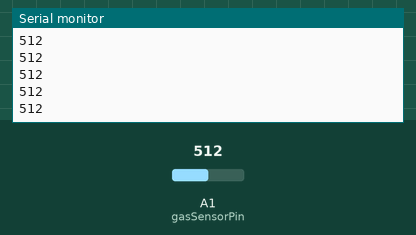
This sketch was run on a simulated Arduino Uno, built with avr-gcc and run on an emulated ATmega328P. Shown: the last lines printed to the serial monitor. The inputs (shaded band) are chosen by the test bench; at power-on: A1 (gasSensorPin) = 512.

Above: at 1.2 s.
1.3 s: A1 (gasSensorPin) set to 716
At 1.56 s:
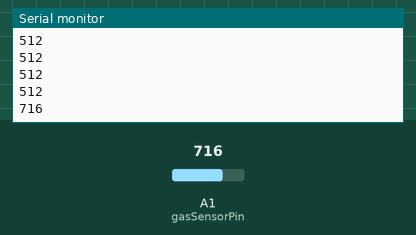
2.8 s: A1 (gasSensorPin) set to 900
At 2.96 s:
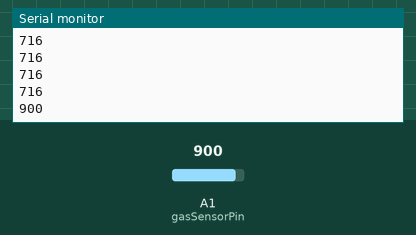
Timing chart, 0 to 5.8 s (numbered marks = the images above; inputs shaded):
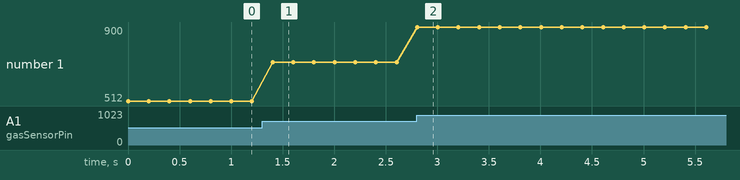

Measured:
- after the input at 1.3 s, the serial monitor: prints a new line after 0.10 s (image 1)
- after the input at 2.8 s, the serial monitor: prints a new line at once (image 2)
- plotted number 1: 512 → 716 after the input at 1.3 s, 716 → 900 after the input at 2.8 s

The sketch:

lab2_exo1.ino
```cpp
#define INTERVAL 200

const int gasSensorPin = A1;                // Pin du capteur (A pour un pin analogique)

int gasSensorVal = 0;                       // D'eclaration de la valeur du capteur de gaz

void setup() {
 Serial.begin(9600);                        // D'emmarage de l'interface d'affichade avec un baudrate de 9600
}

void loop() {
  gasSensorVal = analogRead(gasSensorPin);  // On lit la valeur du capteur de gaz
  Serial.println(gasSensorVal);             // On l'affiche sur la sortie

  delay(INTERVAL);                           // On attend l'intervalle de temps entre chaque acquisition
}
```
